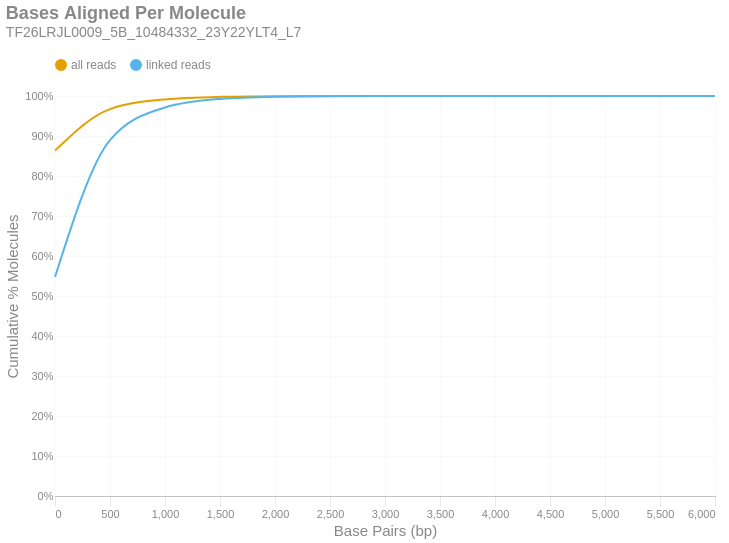

Here is the notebook cell this chart was saved with:
### Markdown cell above
### Bases Aligned Per Molecule
This is a cumulative frequency distribution showing the number of base pairs aligned per unique molecule. These data are shown in 500 bp bins. There are two distributions: one with `all reads` (yellow) and another with only `linked reads` (blue). The percent of molecules in the `linked reads` distribution is relative to the total number of linked molecules.

### Code cell
if SKIPLR:
    print_html(f"Skipped")
else:
    binned_df = consolidated_hist(valids['aligned_bp'], mask, 500, True)
    with SafeRender(binned_df):
        (
            density_plot(binned_df, 'Bases Aligned Per Molecule', samplename, 'basesper')
            .encode(
                x=alt.X('bin:Q', title="Base Pairs (bp)").axis(tickMinStep=500).scale(padding=0),
                y=alt.Y('value:Q', title='Cumulative % Molecules')
                    .axis(format='%')
                    .scale(domain = [0,1])
                    .stack(False),
                color=alt.Color("key:N").scale(domain = ["all reads", "linked reads"]),
                tooltip = [
                    alt.Tooltip("key:N", title = "Data Type"),
                    alt.Tooltip("range_label:N", title="Bases Aligned Per Molecule"),
                    alt.Tooltip("value:Q", format = ".2%", title="% Molecules (Cum.)")
                ]
            )
        ).display()

### Figure 1 — Vega-Lite specification as saved in the notebook (floating-point values rounded to 4 significant figures)
{"width": "container", "height": 400, "config": {"title": {"anchor": "start", "dy": -15, "fontSize": 18, "color": "#888888", "subtitleColor": "#888888", "subtitleFontSize": 14}, "arc": {"fill": "#0072B2"}, "axis": {"domainColor": "#888888", "domainWidth": 0.5, "gridWidth": 0.2, "grid": false, "titleFontWeight": 400, "titleFontSize": 15, "labelFontSize": 11, "labelColor": "#888888", "tickColor": "#888888", "tickWidth": 0.2, "titleColor": "#888888"}, "axisBand": {"grid": false}, "axisX": {"grid": true, "tickSize": 10, "domainCap": "round"}, "axisY": {"domain": false, "grid": true, "tickSize": 0, "domainCap": "round"}, "background": "transparent", "header": {"labelFontSize": 15, "labelColor": "#888888", "titleFontSize": 15, "titleFontWeight": 600, "titleColor": "#888888"}, "legend": {"labelFont": "sans-serif", "labelFontSize": 12, "labelColor": "#888888", "symbolSize": 100, "symbolType": "circle", "titleFontSize": 12, "titlePadding": 10, "titleColor": "#888888", "title": null, "orient": "top"}, "range": {"category": ["#E69F00", "#56B4E9", "#009E73", "#F0E442", "#0072B2", "#D55E00", "#CC79A7", "#000000"], "diverging": ["#cfe8f3", "#a2d4ec", "#73bfe2", "#46abdb", "#1696d2", "#12719e"]}, "area": {"fill": "#0072B2", "fillOpacity": 0.7, "line": true, "strokeOpacity": 0.7}, "line": {"color": "#0072B2", "stroke": "#0072B2", "strokeWidth": 2}, "trail": {"color": "#0072B2", "stroke": "#0072B2", "strokeWidth": 0, "size": 1}, "point": {"filled": true, "fillOpacity": 1.0, "size": 95}, "text": {"color": "#888888", "fontSize": 11, "align": "right", "fontWeight": 400, "size": 11}, "bar": {"fill": "#0072B2", "stroke": null}, "view": {"stroke": null, "continuousWidth": 660, "continuousHeight": 400}}, "data": {"name": "data-6fde3b848a4bdcccc16b980a4f1b8061"}, "mark": {"type": "line", "interpolate": "monotone", "point": {"opacity": 0, "size": 275}}, "encoding": {"color": {"field": "key", "scale": {"domain": ["all reads", "linked reads"]}, "type": "nominal"}, "tooltip": [{"field": "key", "title": "Data Type", "type": "nominal"}, {"field": "range_label", "title": "Bases Aligned Per Molecule", "type": "nominal"}, {"field": "value", "format": ".2%", "title": "% Molecules (Cum.)", "type": "quantitative"}], "x": {"axis": {"tickMinStep": 500}, "field": "bin", "scale": {"padding": 0}, "title": "Base Pairs (bp)", "type": "quantitative"}, "y": {"axis": {"format": "%"}, "field": "value", "scale": {"domain": [0, 1]}, "stack": false, "title": "Cumulative % Molecules", "type": "quantitative"}}, "params": [{"name": "param_c36ac31b6afebe62", "select": {"type": "point", "fields": ["key"]}, "bind": "legend"}], "title": {"text": "Bases Aligned Per Molecule", "subtitle": "TF26LRJL0009_5B_10484332_23Y22YLT4_L7"}, "transform": [{"fold": ["all reads (cumsum)", "linked reads (cumsum)"]}, {"calculate": "replace(datum.key, ' (cumsum)', '')", "as": "key"}, {"filter": {"param": "param_c36ac31b6afebe62"}}], "usermeta": {"embedOptions": {"downloadFileName": "TF26LRJL0009_5B_10484332_23Y22YLT4_L7.basesper"}}, "$schema": "https://vega.github.io/schema/vega-lite/v6.4.1.json", "datasets": {"data-6fde3b848a4bdcccc16b980a4f1b8061": [{"bin": "0.0", "interval": "0.0-500.0", "all reads": 0.8636, "linked reads": 0.5475, "all reads (cumsum)": 0.8636, "linked reads (cumsum)": 0.5475, "range_label": "0-499"}, {"bin": "500.0", "interval": "500.0-1000.0", "all reads": 0.1038, "linked reads": 0.3423, "all reads (cumsum)": 0.9673, "linked reads (cumsum)": 0.8898, "range_label": "500-999"}, {"bin": "1000.0", "interval": "1000.0-1500.0", "all reads": 0.02424, "linked reads": 0.08154, "all reads (cumsum)": 0.9915, "linked reads (cumsum)": 0.9714, "range_label": "1000-1499"}, {"bin": "1500.0", "interval": "1500.0-2000.0", "all reads": 0.006299, "linked reads": 0.02132, "all reads (cumsum)": 0.9978, "linked reads (cumsum)": 0.9927, "range_label": "1500-1999"}, {"bin": "2000.0", "interval": "2000.0-2500.0", "all reads": 0.001652, "linked reads": 0.005601, "all reads (cumsum)": 0.9995, "linked reads (cumsum)": 0.9983, "range_label": "2000-2499"}, {"bin": "2500.0", "interval": "2500.0-3000.0", "all reads": 0.0003758, "linked reads": 0.001277, "all reads (cumsum)": 0.9999, "linked reads (cumsum)": 0.9996, "range_label": "2500-2999"}, {"bin": "3000.0", "interval": "3000.0-3500.0", "all reads": 9.137e-05, "linked reads": 0.0003105, "all reads (cumsum)": 1.0, "linked reads (cumsum)": 0.9999, "range_label": "3000-3499"}, {"bin": "3500.0", "interval": "3500.0-4000.0", "all reads": 2.437e-05, "linked reads": 8.28e-05, "all reads (cumsum)": 1.0, "linked reads (cumsum)": 1.0, "range_label": "3500-3999"}, {"bin": "4000.0", "interval": "4000.0-4500.0", "all reads": 8.528e-06, "linked reads": 2.898e-05, "all reads (cumsum)": 1.0, "linked reads (cumsum)": 1.0, "range_label": "4000-4499"}, {"bin": "4500.0", "interval": "4500.0-5000.0", "all reads": 2.437e-06, "linked reads": 8.28e-06, "all reads (cumsum)": 1.0, "linked reads (cumsum)": 1.0, "range_label": "4500-4999"}, {"bin": "5000.0", "interval": "5000.0-5500.0", "all reads": 1.218e-06, "linked reads": 4.14e-06, "all reads (cumsum)": 1.0, "linked reads (cumsum)": 1.0, "range_label": "5000-5499"}, {"bin": "5500.0", "interval": "5500.0-6000.0", "all reads": 0.0, "linked reads": 0.0, "all reads (cumsum)": 1.0, "linked reads (cumsum)": 1.0, "range_label": "5500-5999"}, {"bin": "6000.0", "interval": "6000.0-6500.0", "all reads": 6.091e-07, "linked reads": 2.07e-06, "all reads (cumsum)": 1.0, "linked reads (cumsum)": 1.0, "range_label": "6000-6499"}]}}
